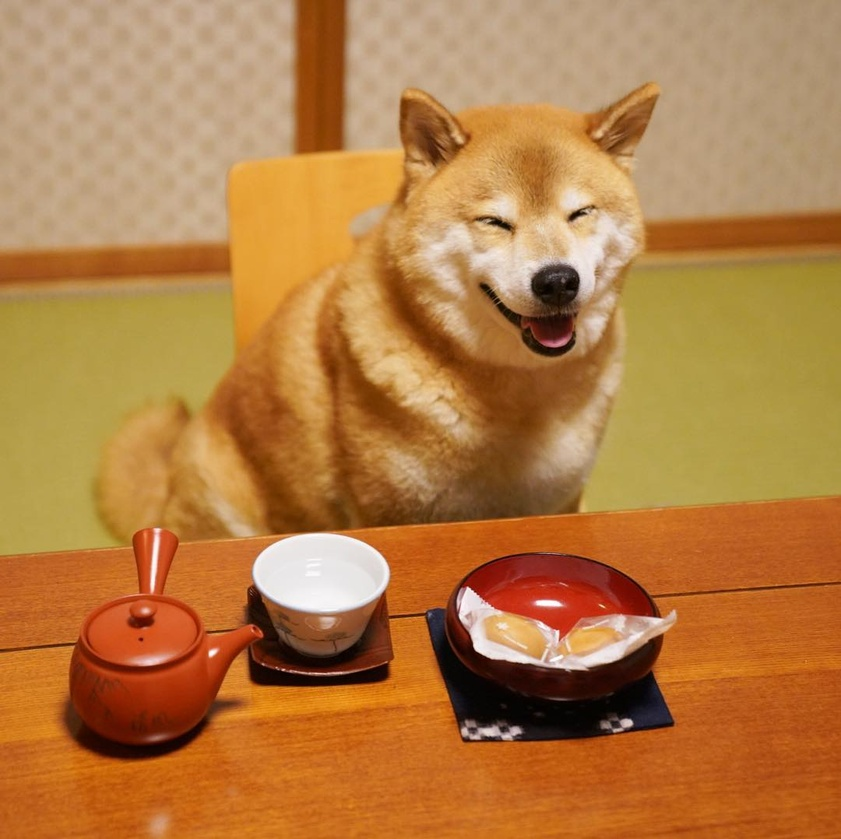
#> input picture hw6/MaruTaro.jpg, 841 x 839 px, shrunk from 1080 x 1078 before the run
$ jupyter execute hw6.ipynb   (older library calls are emulated)
#> lines starting #> are read from the running program, lines starting #| are printed output that depends on the picture; after the words box and inside, x2 and y2 are one past the last pixel; in counts of white or black regions, pixels touching at a corner belong together
[cell 1]
from PIL import Image
from skimage.color import rgb2gray
from skimage.util import random_noise
import numpy as np
import matplotlib.pyplot as plt
import math

[cell 2]
tmp = Image.open('MaruTaro.jpg')
#> tmp is the input picture: PIL image 841x839 RGB; mean R, G, B 179.6, 124.4, 68
tmp.load()
idata = rgb2gray(np.asarray(tmp, dtype=np.float))

[cell 3]
plt.figure(figsize=(20,10))
plt.imshow(idata, cmap='gray')

[cell 4]
dft = np.fft.fft2(idata)
magn = np.log(np.abs(dft))
phase = np.angle(dft)
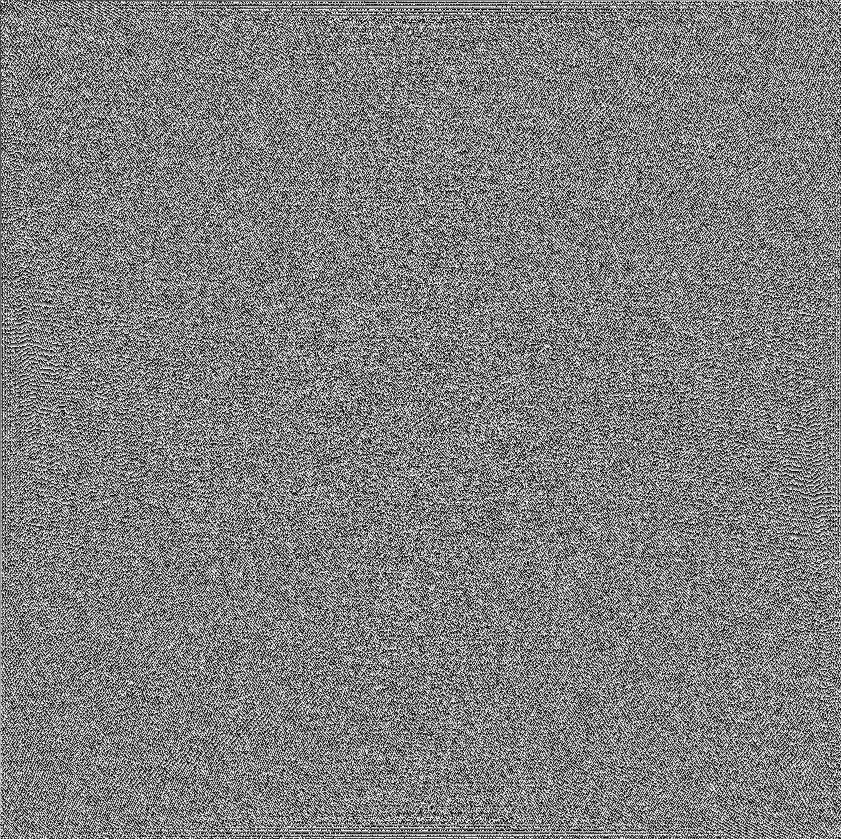
#> phase: shape (839, 841) float64; min -3.14, max 3.14, mean -7.25e-18; drawn with min black and max white

[cell 5]
fig = plt.figure(figsize=(20,10))
fig.add_subplot(1, 2, 1)
plt.imshow(magn, cmap='gray')
fig.add_subplot(1, 2, 2)
plt.imshow(phase, cmap='gray')
plt.show()

[cell 6]
smagn = np.fft.fftshift(magn)
sphase = np.fft.fftshift(phase)
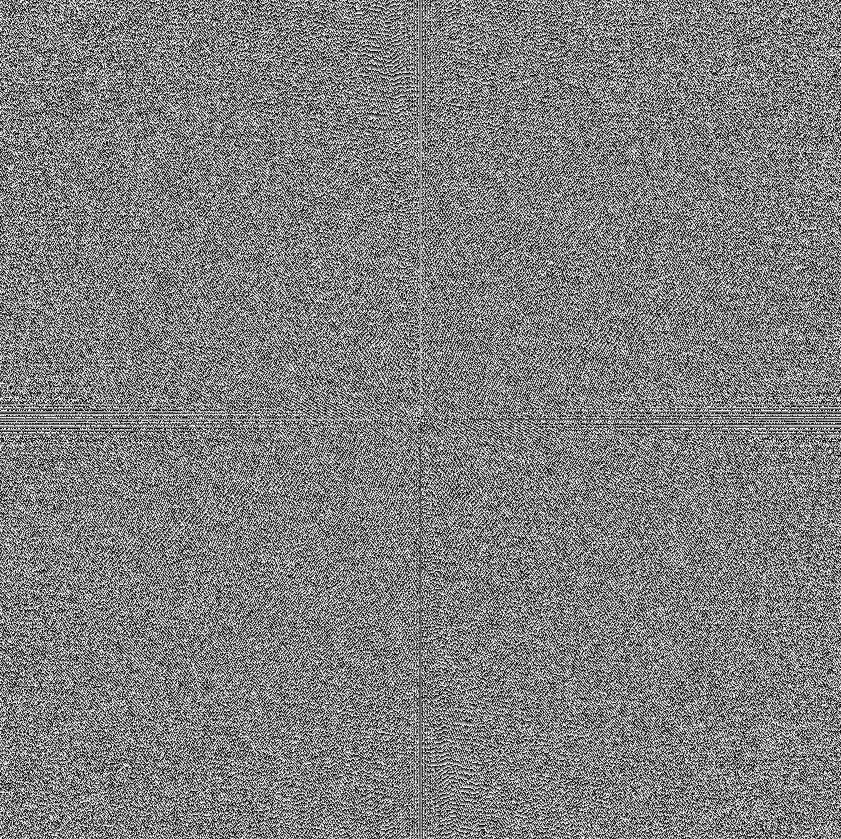
#> sphase: shape (839, 841) float64; min -3.14, max 3.14, mean -7.27e-18; drawn with min black and max white

[cell 7]
fig = plt.figure(figsize=(20,10))
fig.add_subplot(1, 2, 1)
plt.imshow(smagn, cmap='gray')
fig.add_subplot(1, 2, 2)
plt.imshow(sphase, cmap='gray')
plt.show()

[cell 8]
P = idata.shape[0] * 2
#> P = 1678
Q = idata.shape[1] * 2
#> Q = 1682

[cell 9]
pidata = np.pad(idata, (int(P/4),int(Q/4)), 'constant', constant_values=(0,0))

[cell 10]
pdft = np.fft.fftshift(np.fft.fft2(pidata))

[cell 11]
psmagn = np.log(np.abs(pdft))

[cell 12]
plt.figure(figsize=(20,10))
plt.imshow(psmagn, cmap='gray')

[cell 13]
def ideal_low_pass_filter(img):
    d0 = 150
    P = img.shape[0]
#> P = 1678
    Q = img.shape[1]
#> Q = 1680
    for i in range(P):
        for j in range(Q):
            if math.sqrt( (i - P/2)**2 + (j - Q/2)**2 ) <= d0:
                img[i][j] = 1
            else:
                img[i][j] = 0
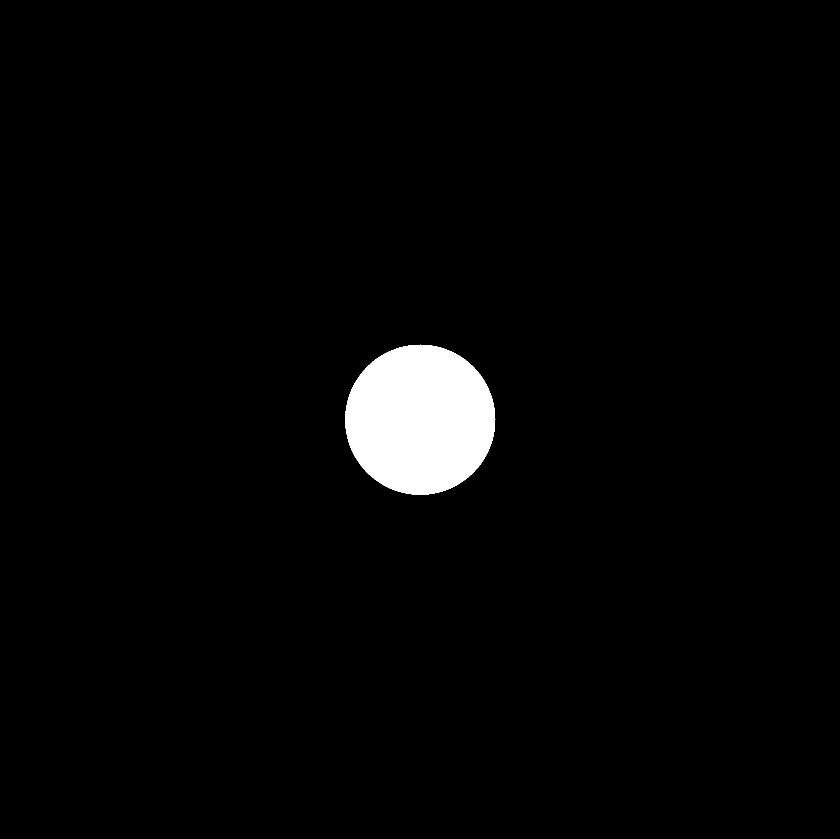
#> img: shape (1678, 1680) float64 (shown at 1/2 size); values 0 (black) and 1 (white), 2.5% white; 1 white region, box (x1, y1, x2, y2) and area: (690, 689, 991, 990) 70681
    return img

[cell 14]
lpsmagn = ideal_low_pass_filter(psmagn)
# lpsmagn2 = ideal_low_pass_filter(psmagn)

[cell 15]
plt.figure(figsize=(20,10))
plt.imshow(lpsmagn, cmap='gray')

[cell 16]
print(pdft.shape)
#| (1678, 1680)
print(lpsmagn.shape)
#| (1678, 1680)

[cell 17]
res = np.real(np.fft.ifft2(np.fft.fftshift(pdft * lpsmagn)))
res = res[int(P/4) : int(3*P/4), int(Q/4) : int(3*Q/4)]
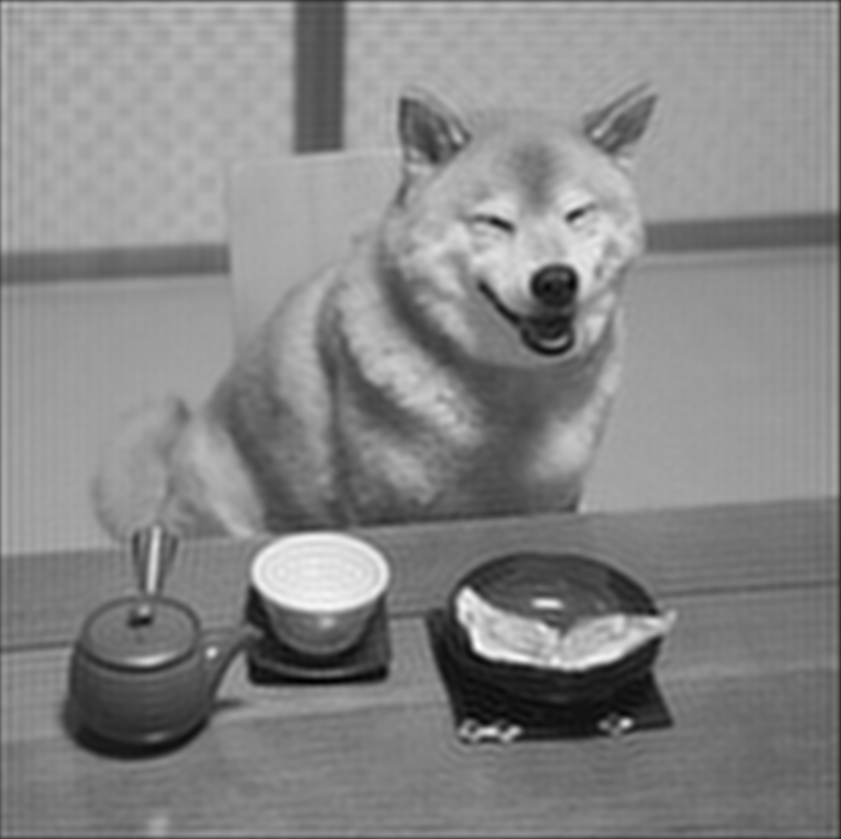
#> res: shape (839, 841) float64; min -17.97, max 265.5, mean 131.6; drawn with min black and max white

[cell 18]
plt.figure(figsize=(20,10))
plt.imshow(res, cmap='gray')

[cell 19]
def gaussian_low_pass_filter(img):
    D0 = 150
    P = img.shape[0]
#> P = 1678
    Q = img.shape[1]
#> Q = 1680
    for i in range(P):
        for j in range(Q):
            D = math.sqrt( (i - P/2)**2 + (j - Q/2)**2 )
            img[i][j] = math.e**( (-1*D**2) / (2*D0**2) )
    return img

[cell 20]
glp = gaussian_low_pass_filter(psmagn)
plt.imshow(glp, cmap='gray')

[cell 21]
res = np.real(np.fft.ifft2(np.fft.fftshift(pdft * glp)))
#> res: shape (1678, 1680) float64
res = res[int(P/4) : int(3*P/4), int(Q/4) : int(3*Q/4)]
#> res: shape (839, 841) float64
plt.figure(figsize=(20,10))
plt.imshow(res, cmap='gray')

[cell 22]
def ideal_high_pass_filter(img):
    d0 = 150
    P = img.shape[0]
    Q = img.shape[1]
    for i in range(P):
        for j in range(Q):
            if math.sqrt( (i - P/2)**2 + (j - Q/2)**2 ) >= d0:
                img[i][j] = 1
            else:
                img[i][j] = 0
    return img

[cell 23]
def gaussian_high_pass_filter(img):
    D0 = 150
    P = img.shape[0]
#> P = 1678
    Q = img.shape[1]
#> Q = 1680
    for i in range(P):
        for j in range(Q):
            D = math.sqrt( (i - P/2)**2 + (j - Q/2)**2 )
            img[i][j] = 1 - math.e**( (-1*D**2) / (2*D0**2) )
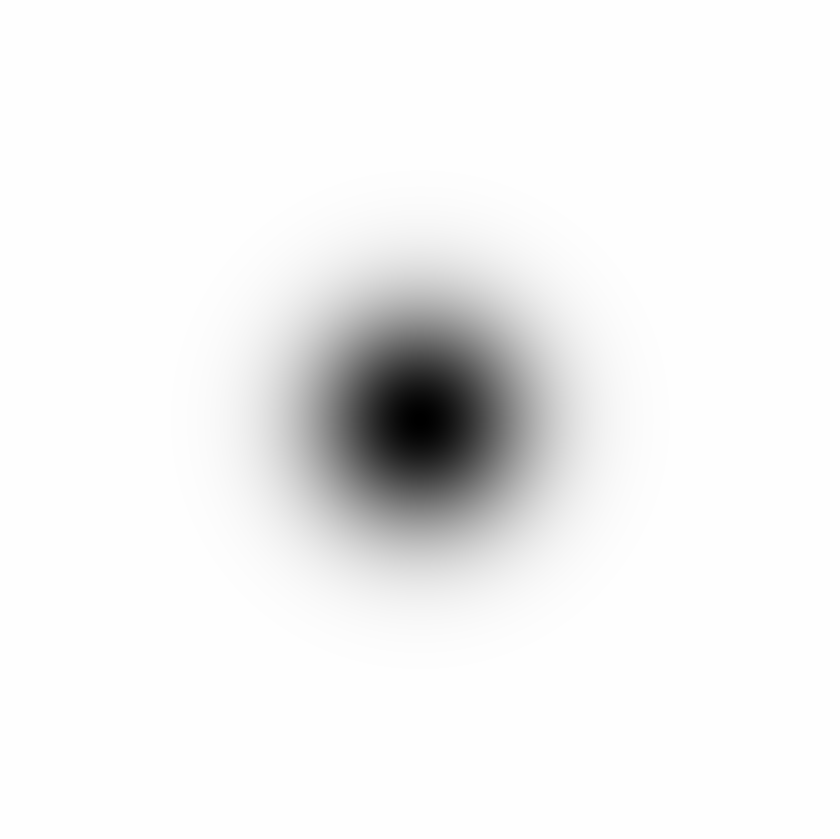
#> img: shape (1678, 1680) float64 (shown at 1/2 size); min 0, max 1, mean 0.95
    return img

[cell 24]
ghp = gaussian_high_pass_filter(psmagn)
res1 = np.real(np.fft.ifft2(np.fft.fftshift(pdft * ghp)))
res1 = res1[int(P/4) : int(3*P/4), int(Q/4) : int(3*Q/4)]
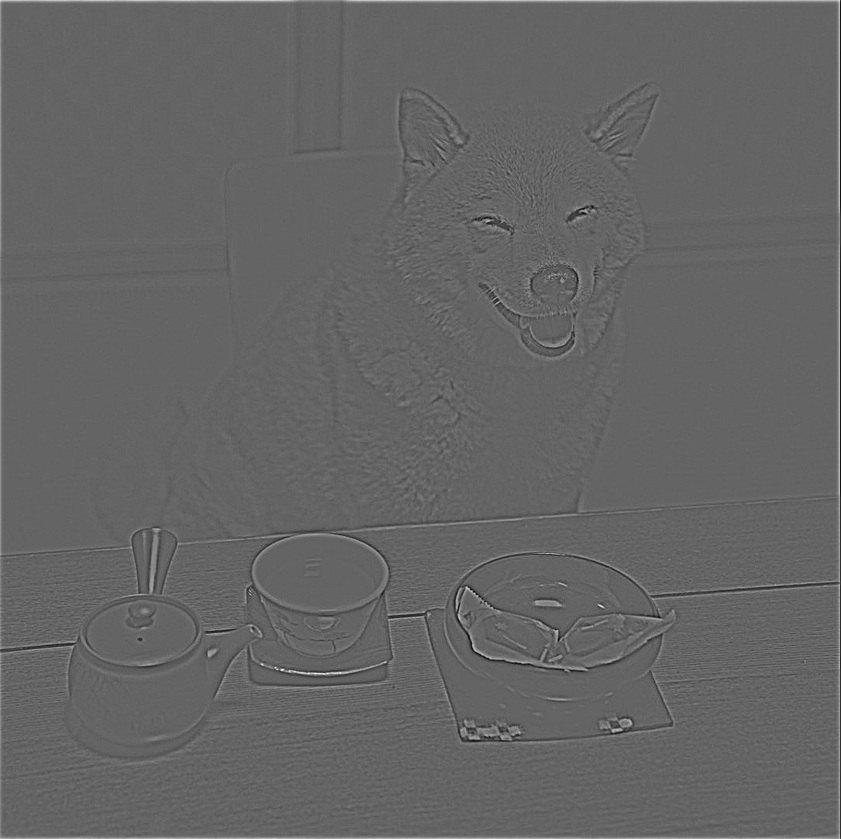
#> res1: shape (839, 841) float64; min -72.24, max 110.9, mean 0.3; drawn with min black and max white

[cell 25]
ihp = ideal_high_pass_filter(psmagn)
#> after the loop in ideal_high_pass_filter, `for i in range(P):`: img: shape (1678, 1680) float64; values 0 (black) and 1 (white), 97.5% white; 1 black region, box (x1, y1, x2, y2) and area: (691, 690, 990, 989) 70661
res2 = np.real(np.fft.ifft2(np.fft.fftshift(pdft * ihp)))
res2 = res2[int(P/4) : int(3*P/4), int(Q/4) : int(3*Q/4)]
#> res2: shape (839, 841) float64

[cell 26]
fig = plt.figure(figsize=(20,10))
fig.add_subplot(1, 2, 1)
plt.imshow(res2, cmap='gray')
fig.add_subplot(1, 2, 2)
plt.imshow(res1, cmap='gray')
plt.show()
